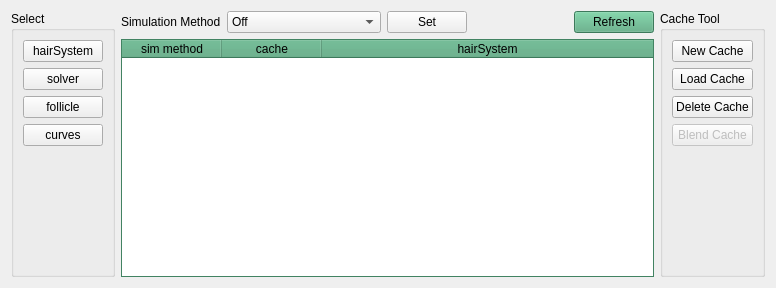
<?xml version="1.0" encoding="UTF-8"?>
<ui version="4.0">
 <class>Form</class>
 <widget class="QWidget" name="Form">
  <property name="geometry">
   <rect>
    <x>0</x>
    <y>0</y>
    <width>776</width>
    <height>288</height>
   </rect>
  </property>
  <property name="windowTitle">
   <string>Form</string>
  </property>
  <layout class="QHBoxLayout" name="horizontalLayout_3">
   <item>
    <widget class="QGroupBox" name="groupBox">
     <property name="title">
      <string>Select</string>
     </property>
     <layout class="QVBoxLayout" name="verticalLayout_3">
      <item>
       <widget class="QPushButton" name="selHairSysButton">
        <property name="text">
         <string>hairSystem</string>
        </property>
       </widget>
      </item>
      <item>
       <widget class="QPushButton" name="selSolverButton">
        <property name="text">
         <string>solver</string>
        </property>
       </widget>
      </item>
      <item>
       <widget class="QPushButton" name="selFollicleButton">
        <property name="text">
         <string>follicle</string>
        </property>
       </widget>
      </item>
      <item>
       <widget class="QPushButton" name="selCurvesButton">
        <property name="text">
         <string>curves</string>
        </property>
       </widget>
      </item>
      <item>
       <spacer name="verticalSpacer_2">
        <property name="orientation">
         <enum>Qt::Vertical</enum>
        </property>
        <property name="sizeHint" stdset="0">
         <size>
          <width>20</width>
          <height>40</height>
         </size>
        </property>
       </spacer>
      </item>
     </layout>
    </widget>
   </item>
   <item>
    <layout class="QVBoxLayout" name="verticalLayout">
     <item>
      <layout class="QHBoxLayout" name="horizontalLayout">
       <item>
        <widget class="QLabel" name="label">
         <property name="text">
          <string>Simulation Method</string>
         </property>
        </widget>
       </item>
       <item>
        <widget class="QComboBox" name="simMethodComboBox">
         <item>
          <property name="text">
           <string>Off</string>
          </property>
         </item>
         <item>
          <property name="text">
           <string>Static</string>
          </property>
         </item>
         <item>
          <property name="text">
           <string>Dynamic Follicles Only</string>
          </property>
         </item>
         <item>
          <property name="text">
           <string>All Follicles</string>
          </property>
         </item>
        </widget>
       </item>
       <item>
        <widget class="QPushButton" name="simMethodSetButton">
         <property name="text">
          <string>Set</string>
         </property>
        </widget>
       </item>
       <item>
        <spacer name="horizontalSpacer">
         <property name="orientation">
          <enum>Qt::Horizontal</enum>
         </property>
         <property name="sizeHint" stdset="0">
          <size>
           <width>40</width>
           <height>20</height>
          </size>
         </property>
        </spacer>
       </item>
       <item>
        <widget class="QPushButton" name="refreshButton">
         <property name="palette">
          <palette>
           <active>
            <colorrole role="WindowText">
             <brush brushstyle="SolidPattern">
              <color alpha="255">
               <red>0</red>
               <green>0</green>
               <blue>0</blue>
              </color>
             </brush>
            </colorrole>
            <colorrole role="Button">
             <brush brushstyle="SolidPattern">
              <color alpha="255">
               <red>85</red>
               <green>170</green>
               <blue>127</blue>
              </color>
             </brush>
            </colorrole>
            <colorrole role="Light">
             <brush brushstyle="SolidPattern">
              <color alpha="255">
               <red>127</red>
               <green>255</green>
               <blue>191</blue>
              </color>
             </brush>
            </colorrole>
            <colorrole role="Midlight">
             <brush brushstyle="SolidPattern">
              <color alpha="255">
               <red>106</red>
               <green>212</green>
               <blue>159</blue>
              </color>
             </brush>
            </colorrole>
            <colorrole role="Dark">
             <brush brushstyle="SolidPattern">
              <color alpha="255">
               <red>42</red>
               <green>85</green>
               <blue>63</blue>
              </color>
             </brush>
            </colorrole>
            <colorrole role="Mid">
             <brush brushstyle="SolidPattern">
              <color alpha="255">
               <red>56</red>
               <green>113</green>
               <blue>84</blue>
              </color>
             </brush>
            </colorrole>
            <colorrole role="Text">
             <brush brushstyle="SolidPattern">
              <color alpha="255">
               <red>0</red>
               <green>0</green>
               <blue>0</blue>
              </color>
             </brush>
            </colorrole>
            <colorrole role="BrightText">
             <brush brushstyle="SolidPattern">
              <color alpha="255">
               <red>255</red>
               <green>255</green>
               <blue>255</blue>
              </color>
             </brush>
            </colorrole>
            <colorrole role="ButtonText">
             <brush brushstyle="SolidPattern">
              <color alpha="255">
               <red>0</red>
               <green>0</green>
               <blue>0</blue>
              </color>
             </brush>
            </colorrole>
            <colorrole role="Base">
             <brush brushstyle="SolidPattern">
              <color alpha="255">
               <red>255</red>
               <green>255</green>
               <blue>255</blue>
              </color>
             </brush>
            </colorrole>
            <colorrole role="Window">
             <brush brushstyle="SolidPattern">
              <color alpha="255">
               <red>85</red>
               <green>170</green>
               <blue>127</blue>
              </color>
             </brush>
            </colorrole>
            <colorrole role="Shadow">
             <brush brushstyle="SolidPattern">
              <color alpha="255">
               <red>0</red>
               <green>0</green>
               <blue>0</blue>
              </color>
             </brush>
            </colorrole>
            <colorrole role="AlternateBase">
             <brush brushstyle="SolidPattern">
              <color alpha="255">
               <red>170</red>
               <green>212</green>
               <blue>191</blue>
              </color>
             </brush>
            </colorrole>
            <colorrole role="ToolTipBase">
             <brush brushstyle="SolidPattern">
              <color alpha="255">
               <red>255</red>
               <green>255</green>
               <blue>220</blue>
              </color>
             </brush>
            </colorrole>
            <colorrole role="ToolTipText">
             <brush brushstyle="SolidPattern">
              <color alpha="255">
               <red>0</red>
               <green>0</green>
               <blue>0</blue>
              </color>
             </brush>
            </colorrole>
           </active>
           <inactive>
            <colorrole role="WindowText">
             <brush brushstyle="SolidPattern">
              <color alpha="255">
               <red>0</red>
               <green>0</green>
               <blue>0</blue>
              </color>
             </brush>
            </colorrole>
            <colorrole role="Button">
             <brush brushstyle="SolidPattern">
              <color alpha="255">
               <red>85</red>
               <green>170</green>
               <blue>127</blue>
              </color>
             </brush>
            </colorrole>
            <colorrole role="Light">
             <brush brushstyle="SolidPattern">
              <color alpha="255">
               <red>127</red>
               <green>255</green>
               <blue>191</blue>
              </color>
             </brush>
            </colorrole>
            <colorrole role="Midlight">
             <brush brushstyle="SolidPattern">
              <color alpha="255">
               <red>106</red>
               <green>212</green>
               <blue>159</blue>
              </color>
             </brush>
            </colorrole>
            <colorrole role="Dark">
             <brush brushstyle="SolidPattern">
              <color alpha="255">
               <red>42</red>
               <green>85</green>
               <blue>63</blue>
              </color>
             </brush>
            </colorrole>
            <colorrole role="Mid">
             <brush brushstyle="SolidPattern">
              <color alpha="255">
               <red>56</red>
               <green>113</green>
               <blue>84</blue>
              </color>
             </brush>
            </colorrole>
            <colorrole role="Text">
             <brush brushstyle="SolidPattern">
              <color alpha="255">
               <red>0</red>
               <green>0</green>
               <blue>0</blue>
              </color>
             </brush>
            </colorrole>
            <colorrole role="BrightText">
             <brush brushstyle="SolidPattern">
              <color alpha="255">
               <red>255</red>
               <green>255</green>
               <blue>255</blue>
              </color>
             </brush>
            </colorrole>
            <colorrole role="ButtonText">
             <brush brushstyle="SolidPattern">
              <color alpha="255">
               <red>0</red>
               <green>0</green>
               <blue>0</blue>
              </color>
             </brush>
            </colorrole>
            <colorrole role="Base">
             <brush brushstyle="SolidPattern">
              <color alpha="255">
               <red>255</red>
               <green>255</green>
               <blue>255</blue>
              </color>
             </brush>
            </colorrole>
            <colorrole role="Window">
             <brush brushstyle="SolidPattern">
              <color alpha="255">
               <red>85</red>
               <green>170</green>
               <blue>127</blue>
              </color>
             </brush>
            </colorrole>
            <colorrole role="Shadow">
             <brush brushstyle="SolidPattern">
              <color alpha="255">
               <red>0</red>
               <green>0</green>
               <blue>0</blue>
              </color>
             </brush>
            </colorrole>
            <colorrole role="AlternateBase">
             <brush brushstyle="SolidPattern">
              <color alpha="255">
               <red>170</red>
               <green>212</green>
               <blue>191</blue>
              </color>
             </brush>
            </colorrole>
            <colorrole role="ToolTipBase">
             <brush brushstyle="SolidPattern">
              <color alpha="255">
               <red>255</red>
               <green>255</green>
               <blue>220</blue>
              </color>
             </brush>
            </colorrole>
            <colorrole role="ToolTipText">
             <brush brushstyle="SolidPattern">
              <color alpha="255">
               <red>0</red>
               <green>0</green>
               <blue>0</blue>
              </color>
             </brush>
            </colorrole>
           </inactive>
           <disabled>
            <colorrole role="WindowText">
             <brush brushstyle="SolidPattern">
              <color alpha="255">
               <red>42</red>
               <green>85</green>
               <blue>63</blue>
              </color>
             </brush>
            </colorrole>
            <colorrole role="Button">
             <brush brushstyle="SolidPattern">
              <color alpha="255">
               <red>85</red>
               <green>170</green>
               <blue>127</blue>
              </color>
             </brush>
            </colorrole>
            <colorrole role="Light">
             <brush brushstyle="SolidPattern">
              <color alpha="255">
               <red>127</red>
               <green>255</green>
               <blue>191</blue>
              </color>
             </brush>
            </colorrole>
            <colorrole role="Midlight">
             <brush brushstyle="SolidPattern">
              <color alpha="255">
               <red>106</red>
               <green>212</green>
               <blue>159</blue>
              </color>
             </brush>
            </colorrole>
            <colorrole role="Dark">
             <brush brushstyle="SolidPattern">
              <color alpha="255">
               <red>42</red>
               <green>85</green>
               <blue>63</blue>
              </color>
             </brush>
            </colorrole>
            <colorrole role="Mid">
             <brush brushstyle="SolidPattern">
              <color alpha="255">
               <red>56</red>
               <green>113</green>
               <blue>84</blue>
              </color>
             </brush>
            </colorrole>
            <colorrole role="Text">
             <brush brushstyle="SolidPattern">
              <color alpha="255">
               <red>42</red>
               <green>85</green>
               <blue>63</blue>
              </color>
             </brush>
            </colorrole>
            <colorrole role="BrightText">
             <brush brushstyle="SolidPattern">
              <color alpha="255">
               <red>255</red>
               <green>255</green>
               <blue>255</blue>
              </color>
             </brush>
            </colorrole>
            <colorrole role="ButtonText">
             <brush brushstyle="SolidPattern">
              <color alpha="255">
               <red>42</red>
               <green>85</green>
               <blue>63</blue>
              </color>
             </brush>
            </colorrole>
            <colorrole role="Base">
             <brush brushstyle="SolidPattern">
              <color alpha="255">
               <red>85</red>
               <green>170</green>
               <blue>127</blue>
              </color>
             </brush>
            </colorrole>
            <colorrole role="Window">
             <brush brushstyle="SolidPattern">
              <color alpha="255">
               <red>85</red>
               <green>170</green>
               <blue>127</blue>
              </color>
             </brush>
            </colorrole>
            <colorrole role="Shadow">
             <brush brushstyle="SolidPattern">
              <color alpha="255">
               <red>0</red>
               <green>0</green>
               <blue>0</blue>
              </color>
             </brush>
            </colorrole>
            <colorrole role="AlternateBase">
             <brush brushstyle="SolidPattern">
              <color alpha="255">
               <red>85</red>
               <green>170</green>
               <blue>127</blue>
              </color>
             </brush>
            </colorrole>
            <colorrole role="ToolTipBase">
             <brush brushstyle="SolidPattern">
              <color alpha="255">
               <red>255</red>
               <green>255</green>
               <blue>220</blue>
              </color>
             </brush>
            </colorrole>
            <colorrole role="ToolTipText">
             <brush brushstyle="SolidPattern">
              <color alpha="255">
               <red>0</red>
               <green>0</green>
               <blue>0</blue>
              </color>
             </brush>
            </colorrole>
           </disabled>
          </palette>
         </property>
         <property name="autoFillBackground">
          <bool>false</bool>
         </property>
         <property name="text">
          <string>Refresh</string>
         </property>
        </widget>
       </item>
      </layout>
     </item>
     <item>
      <widget class="QTableWidget" name="hairSystemTableWidget">
       <property name="sizePolicy">
        <sizepolicy hsizetype="Minimum" vsizetype="Minimum">
         <horstretch>0</horstretch>
         <verstretch>0</verstretch>
        </sizepolicy>
       </property>
       <property name="palette">
        <palette>
         <active>
          <colorrole role="WindowText">
           <brush brushstyle="SolidPattern">
            <color alpha="255">
             <red>0</red>
             <green>0</green>
             <blue>0</blue>
            </color>
           </brush>
          </colorrole>
          <colorrole role="Button">
           <brush brushstyle="SolidPattern">
            <color alpha="255">
             <red>85</red>
             <green>170</green>
             <blue>127</blue>
            </color>
           </brush>
          </colorrole>
          <colorrole role="Light">
           <brush brushstyle="SolidPattern">
            <color alpha="255">
             <red>127</red>
             <green>255</green>
             <blue>191</blue>
            </color>
           </brush>
          </colorrole>
          <colorrole role="Midlight">
           <brush brushstyle="SolidPattern">
            <color alpha="255">
             <red>106</red>
             <green>212</green>
             <blue>159</blue>
            </color>
           </brush>
          </colorrole>
          <colorrole role="Dark">
           <brush brushstyle="SolidPattern">
            <color alpha="255">
             <red>42</red>
             <green>85</green>
             <blue>63</blue>
            </color>
           </brush>
          </colorrole>
          <colorrole role="Mid">
           <brush brushstyle="SolidPattern">
            <color alpha="255">
             <red>56</red>
             <green>113</green>
             <blue>84</blue>
            </color>
           </brush>
          </colorrole>
          <colorrole role="Text">
           <brush brushstyle="SolidPattern">
            <color alpha="255">
             <red>0</red>
             <green>0</green>
             <blue>0</blue>
            </color>
           </brush>
          </colorrole>
          <colorrole role="BrightText">
           <brush brushstyle="SolidPattern">
            <color alpha="255">
             <red>255</red>
             <green>255</green>
             <blue>255</blue>
            </color>
           </brush>
          </colorrole>
          <colorrole role="ButtonText">
           <brush brushstyle="SolidPattern">
            <color alpha="255">
             <red>0</red>
             <green>0</green>
             <blue>0</blue>
            </color>
           </brush>
          </colorrole>
          <colorrole role="Base">
           <brush brushstyle="SolidPattern">
            <color alpha="255">
             <red>255</red>
             <green>255</green>
             <blue>255</blue>
            </color>
           </brush>
          </colorrole>
          <colorrole role="Window">
           <brush brushstyle="SolidPattern">
            <color alpha="255">
             <red>85</red>
             <green>170</green>
             <blue>127</blue>
            </color>
           </brush>
          </colorrole>
          <colorrole role="Shadow">
           <brush brushstyle="SolidPattern">
            <color alpha="255">
             <red>0</red>
             <green>0</green>
             <blue>0</blue>
            </color>
           </brush>
          </colorrole>
          <colorrole role="AlternateBase">
           <brush brushstyle="SolidPattern">
            <color alpha="255">
             <red>170</red>
             <green>212</green>
             <blue>191</blue>
            </color>
           </brush>
          </colorrole>
          <colorrole role="ToolTipBase">
           <brush brushstyle="SolidPattern">
            <color alpha="255">
             <red>255</red>
             <green>255</green>
             <blue>220</blue>
            </color>
           </brush>
          </colorrole>
          <colorrole role="ToolTipText">
           <brush brushstyle="SolidPattern">
            <color alpha="255">
             <red>0</red>
             <green>0</green>
             <blue>0</blue>
            </color>
           </brush>
          </colorrole>
         </active>
         <inactive>
          <colorrole role="WindowText">
           <brush brushstyle="SolidPattern">
            <color alpha="255">
             <red>0</red>
             <green>0</green>
             <blue>0</blue>
            </color>
           </brush>
          </colorrole>
          <colorrole role="Button">
           <brush brushstyle="SolidPattern">
            <color alpha="255">
             <red>85</red>
             <green>170</green>
             <blue>127</blue>
            </color>
           </brush>
          </colorrole>
          <colorrole role="Light">
           <brush brushstyle="SolidPattern">
            <color alpha="255">
             <red>127</red>
             <green>255</green>
             <blue>191</blue>
            </color>
           </brush>
          </colorrole>
          <colorrole role="Midlight">
           <brush brushstyle="SolidPattern">
            <color alpha="255">
             <red>106</red>
             <green>212</green>
             <blue>159</blue>
            </color>
           </brush>
          </colorrole>
          <colorrole role="Dark">
           <brush brushstyle="SolidPattern">
            <color alpha="255">
             <red>42</red>
             <green>85</green>
             <blue>63</blue>
            </color>
           </brush>
          </colorrole>
          <colorrole role="Mid">
           <brush brushstyle="SolidPattern">
            <color alpha="255">
             <red>56</red>
             <green>113</green>
             <blue>84</blue>
            </color>
           </brush>
          </colorrole>
          <colorrole role="Text">
           <brush brushstyle="SolidPattern">
            <color alpha="255">
             <red>0</red>
             <green>0</green>
             <blue>0</blue>
            </color>
           </brush>
          </colorrole>
          <colorrole role="BrightText">
           <brush brushstyle="SolidPattern">
            <color alpha="255">
             <red>255</red>
             <green>255</green>
             <blue>255</blue>
            </color>
           </brush>
          </colorrole>
          <colorrole role="ButtonText">
           <brush brushstyle="SolidPattern">
            <color alpha="255">
             <red>0</red>
             <green>0</green>
             <blue>0</blue>
            </color>
           </brush>
          </colorrole>
          <colorrole role="Base">
           <brush brushstyle="SolidPattern">
            <color alpha="255">
             <red>255</red>
             <green>255</green>
             <blue>255</blue>
            </color>
           </brush>
          </colorrole>
          <colorrole role="Window">
           <brush brushstyle="SolidPattern">
            <color alpha="255">
             <red>85</red>
             <green>170</green>
             <blue>127</blue>
            </color>
           </brush>
          </colorrole>
          <colorrole role="Shadow">
           <brush brushstyle="SolidPattern">
            <color alpha="255">
             <red>0</red>
             <green>0</green>
             <blue>0</blue>
            </color>
           </brush>
          </colorrole>
          <colorrole role="AlternateBase">
           <brush brushstyle="SolidPattern">
            <color alpha="255">
             <red>170</red>
             <green>212</green>
             <blue>191</blue>
            </color>
           </brush>
          </colorrole>
          <colorrole role="ToolTipBase">
           <brush brushstyle="SolidPattern">
            <color alpha="255">
             <red>255</red>
             <green>255</green>
             <blue>220</blue>
            </color>
           </brush>
          </colorrole>
          <colorrole role="ToolTipText">
           <brush brushstyle="SolidPattern">
            <color alpha="255">
             <red>0</red>
             <green>0</green>
             <blue>0</blue>
            </color>
           </brush>
          </colorrole>
         </inactive>
         <disabled>
          <colorrole role="WindowText">
           <brush brushstyle="SolidPattern">
            <color alpha="255">
             <red>42</red>
             <green>85</green>
             <blue>63</blue>
            </color>
           </brush>
          </colorrole>
          <colorrole role="Button">
           <brush brushstyle="SolidPattern">
            <color alpha="255">
             <red>85</red>
             <green>170</green>
             <blue>127</blue>
            </color>
           </brush>
          </colorrole>
          <colorrole role="Light">
           <brush brushstyle="SolidPattern">
            <color alpha="255">
             <red>127</red>
             <green>255</green>
             <blue>191</blue>
            </color>
           </brush>
          </colorrole>
          <colorrole role="Midlight">
           <brush brushstyle="SolidPattern">
            <color alpha="255">
             <red>106</red>
             <green>212</green>
             <blue>159</blue>
            </color>
           </brush>
          </colorrole>
          <colorrole role="Dark">
           <brush brushstyle="SolidPattern">
            <color alpha="255">
             <red>42</red>
             <green>85</green>
             <blue>63</blue>
            </color>
           </brush>
          </colorrole>
          <colorrole role="Mid">
           <brush brushstyle="SolidPattern">
            <color alpha="255">
             <red>56</red>
             <green>113</green>
             <blue>84</blue>
            </color>
           </brush>
          </colorrole>
          <colorrole role="Text">
           <brush brushstyle="SolidPattern">
            <color alpha="255">
             <red>42</red>
             <green>85</green>
             <blue>63</blue>
            </color>
           </brush>
          </colorrole>
          <colorrole role="BrightText">
           <brush brushstyle="SolidPattern">
            <color alpha="255">
             <red>255</red>
             <green>255</green>
             <blue>255</blue>
            </color>
           </brush>
          </colorrole>
          <colorrole role="ButtonText">
           <brush brushstyle="SolidPattern">
            <color alpha="255">
             <red>42</red>
             <green>85</green>
             <blue>63</blue>
            </color>
           </brush>
          </colorrole>
          <colorrole role="Base">
           <brush brushstyle="SolidPattern">
            <color alpha="255">
             <red>85</red>
             <green>170</green>
             <blue>127</blue>
            </color>
           </brush>
          </colorrole>
          <colorrole role="Window">
           <brush brushstyle="SolidPattern">
            <color alpha="255">
             <red>85</red>
             <green>170</green>
             <blue>127</blue>
            </color>
           </brush>
          </colorrole>
          <colorrole role="Shadow">
           <brush brushstyle="SolidPattern">
            <color alpha="255">
             <red>0</red>
             <green>0</green>
             <blue>0</blue>
            </color>
           </brush>
          </colorrole>
          <colorrole role="AlternateBase">
           <brush brushstyle="SolidPattern">
            <color alpha="255">
             <red>85</red>
             <green>170</green>
             <blue>127</blue>
            </color>
           </brush>
          </colorrole>
          <colorrole role="ToolTipBase">
           <brush brushstyle="SolidPattern">
            <color alpha="255">
             <red>255</red>
             <green>255</green>
             <blue>220</blue>
            </color>
           </brush>
          </colorrole>
          <colorrole role="ToolTipText">
           <brush brushstyle="SolidPattern">
            <color alpha="255">
             <red>0</red>
             <green>0</green>
             <blue>0</blue>
            </color>
           </brush>
          </colorrole>
         </disabled>
        </palette>
       </property>
       <property name="sortingEnabled">
        <bool>true</bool>
       </property>
       <property name="wordWrap">
        <bool>true</bool>
       </property>
       <attribute name="horizontalHeaderCascadingSectionResizes">
        <bool>false</bool>
       </attribute>
       <attribute name="horizontalHeaderDefaultSectionSize">
        <number>100</number>
       </attribute>
       <attribute name="horizontalHeaderMinimumSectionSize">
        <number>50</number>
       </attribute>
       <attribute name="horizontalHeaderShowSortIndicator" stdset="0">
        <bool>true</bool>
       </attribute>
       <attribute name="horizontalHeaderStretchLastSection">
        <bool>true</bool>
       </attribute>
       <attribute name="verticalHeaderVisible">
        <bool>false</bool>
       </attribute>
       <attribute name="verticalHeaderCascadingSectionResizes">
        <bool>true</bool>
       </attribute>
       <attribute name="verticalHeaderVisible">
        <bool>false</bool>
       </attribute>
       <attribute name="horizontalHeaderShowSortIndicator" stdset="0">
        <bool>true</bool>
       </attribute>
       <attribute name="horizontalHeaderStretchLastSection">
        <bool>true</bool>
       </attribute>
       <attribute name="horizontalHeaderCascadingSectionResizes">
        <bool>false</bool>
       </attribute>
       <attribute name="verticalHeaderCascadingSectionResizes">
        <bool>true</bool>
       </attribute>
       <attribute name="horizontalHeaderMinimumSectionSize">
        <number>50</number>
       </attribute>
       <attribute name="horizontalHeaderDefaultSectionSize">
        <number>100</number>
       </attribute>
       <column>
        <property name="text">
         <string>sim method</string>
        </property>
       </column>
       <column>
        <property name="text">
         <string>cache</string>
        </property>
        <property name="textAlignment">
         <set>AlignHCenter|AlignVCenter|AlignCenter</set>
        </property>
       </column>
       <column>
        <property name="text">
         <string>hairSystem</string>
        </property>
       </column>
      </widget>
     </item>
    </layout>
   </item>
   <item>
    <widget class="QGroupBox" name="groupBox_2">
     <property name="sizePolicy">
      <sizepolicy hsizetype="Preferred" vsizetype="Preferred">
       <horstretch>0</horstretch>
       <verstretch>0</verstretch>
      </sizepolicy>
     </property>
     <property name="title">
      <string>Cache Tool</string>
     </property>
     <layout class="QVBoxLayout" name="verticalLayout_2">
      <item>
       <widget class="QPushButton" name="newCacheButton">
        <property name="enabled">
         <bool>true</bool>
        </property>
        <property name="text">
         <string>New Cache</string>
        </property>
       </widget>
      </item>
      <item>
       <widget class="QPushButton" name="loadCacheButton">
        <property name="text">
         <string>Load Cache</string>
        </property>
       </widget>
      </item>
      <item>
       <widget class="QPushButton" name="deleteCacheButton">
        <property name="text">
         <string>Delete Cache</string>
        </property>
       </widget>
      </item>
      <item>
       <widget class="QPushButton" name="blendCacheButton">
        <property name="enabled">
         <bool>false</bool>
        </property>
        <property name="text">
         <string>Blend Cache</string>
        </property>
       </widget>
      </item>
      <item>
       <spacer name="verticalSpacer">
        <property name="orientation">
         <enum>Qt::Vertical</enum>
        </property>
        <property name="sizeHint" stdset="0">
         <size>
          <width>20</width>
          <height>40</height>
         </size>
        </property>
       </spacer>
      </item>
     </layout>
    </widget>
   </item>
  </layout>
 </widget>
 <resources/>
 <connections/>
</ui>
